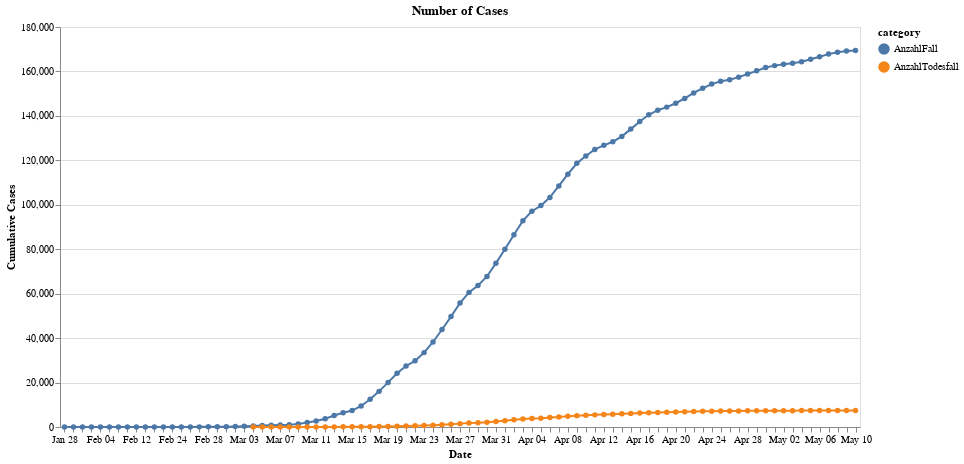

Notebook source saved alongside this figure:
### Code cell
alt.Chart(df_cumulative)\
        .mark_line(point=True)\
        .encode(x=alt.X('monthdate(Meldedatum):O', title='Date'),\
                y=alt.Y('mean(Number):Q', title='Cumulative Cases'),\
                color='category')\
        .properties(width=800, height=400, title='Number of Cases')

### Figure 1 — Vega-Lite specification as saved in the notebook (floating-point values rounded to 4 significant figures; data arrays with more than 128 entries replaced by an {"elided": "..."} marker saying what was removed)
{"config": {"view": {"continuousWidth": 400, "continuousHeight": 300}}, "data": {"name": "data-84209ca0dc970d2b6558b745fe8b849f"}, "mark": {"type": "line", "point": true}, "encoding": {"color": {"type": "nominal", "field": "category"}, "x": {"type": "ordinal", "field": "Meldedatum", "timeUnit": "monthdate", "title": "Date"}, "y": {"type": "quantitative", "aggregate": "mean", "field": "Number", "title": "Cumulative Cases"}}, "height": 400, "title": "Number of Cases", "width": 800, "$schema": "https://vega.github.io/schema/vega-lite/v4.8.1.json", "datasets": {"data-84209ca0dc970d2b6558b745fe8b849f": {"elided": "178 records"}}}
